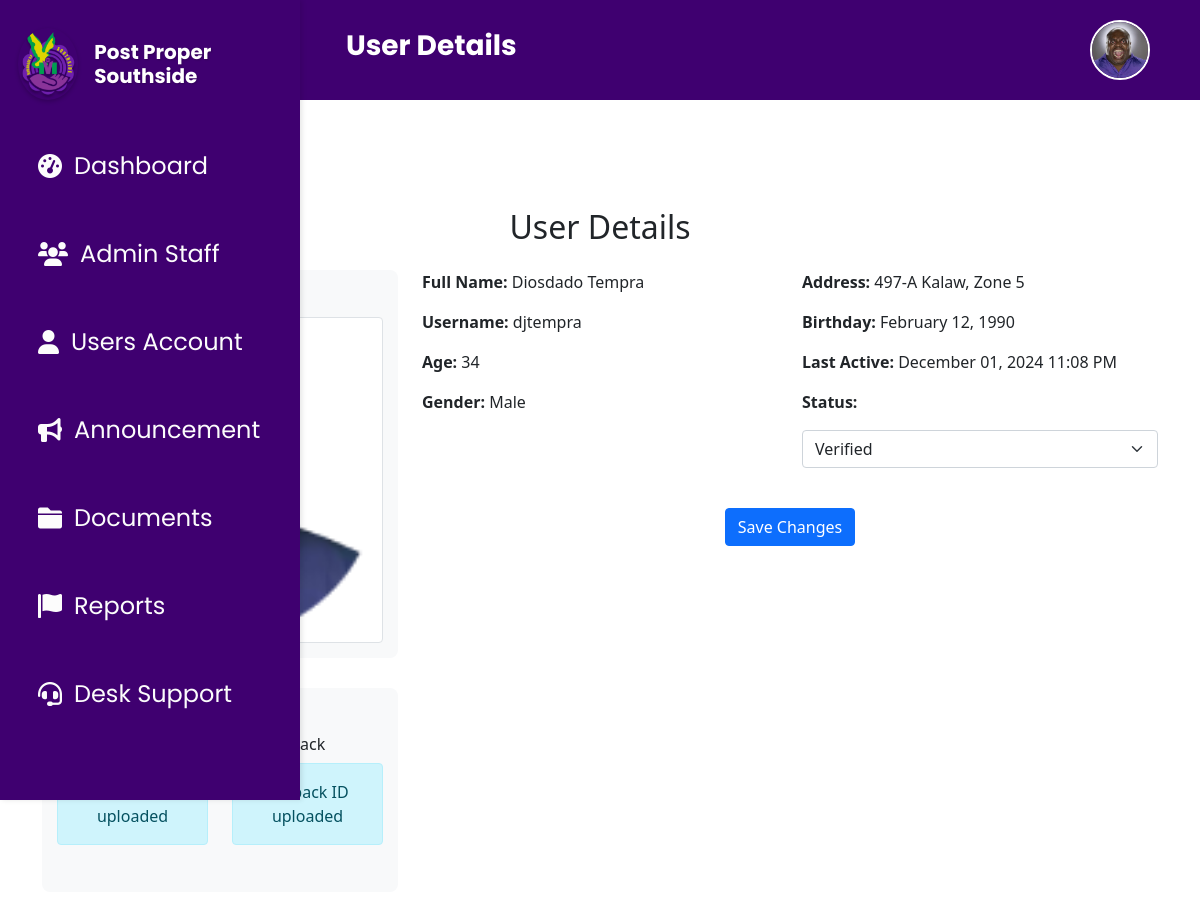
Before: /view_user.php?id=2 (signed in) with the older database file.
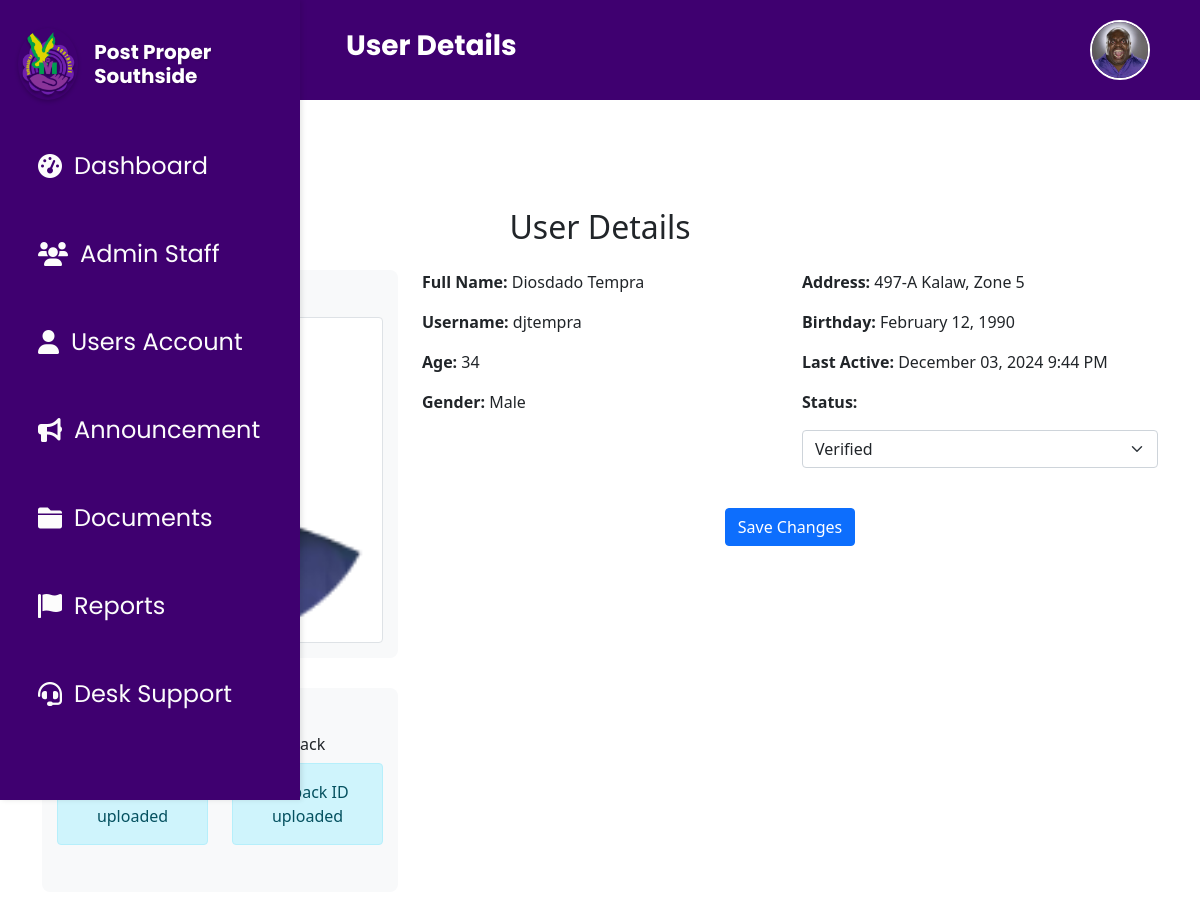
After: the same page with the newer database file.
### tables this page shows
CREATE TABLE `user_accounts` (
  `id` int(11) NOT NULL,
  `firstName` varchar(50) NOT NULL,
  `lastName` varchar(50) NOT NULL,
  `username` varchar(50) NOT NULL,
  `age` int(11) DEFAULT NULL,
  `gender` enum('male','female') NOT NULL,
  `adrHouseNo` varchar(10) DEFAULT NULL,
  `adrZone` varchar(20) DEFAULT NULL,
  `adrStreet` varchar(100) DEFAULT NULL,
  `birthday` varchar(255) DEFAULT NULL,
  `password` varchar(255) NOT NULL,
  `user_profile_picture` longtext NOT NULL,
  `last_active` timestamp NULL DEFAULT NULL,
  `full_name` varchar(255) GENERATED ALWAYS AS (concat(`firstName`,' ',`lastName`)) STORED,
  `status` enum('pending','verified','rejected') NOT NULL DEFAULT 'pending',
  `user_valid_id` longtext DEFAULT NULL,
  `user_valid_id_back` longtext DEFAULT NULL
);

### view_user.php (the view, shortened to what the changed rows need)
<?php
include 'db.php';
$userId = isset($_GET['id']) ? (int)$_GET['id'] : 0;
try {
    $stmt = $conn->prepare("SELECT * FROM user_accounts WHERE id = :id");
    $stmt->bindParam(':id', $userId, PDO::PARAM_INT);
    $stmt->execute();
    $userData = $stmt->fetch(PDO::FETCH_ASSOC);
} catch (PDOException $e) {
    $_SESSION['error_message'] = "Database error: " . $e->getMessage();
    header("Location: users.php");
    exit;
}
?>
<!DOCTYPE html>
<html lang="en">
<head>
    <link rel="stylesheet" href="css/users.css">
    <link rel="stylesheet" href="https://cdn.jsdelivr.net/npm/bootstrap@5.0.2/dist/css/bootstrap.min.css">
</head>
<body>
<?php
    include 'header.php';
    include 'sidebar.php';
?>
<div class="main-container mt-5">
    <div class="container">
        <h2 class="text-center mb-4">User Details</h2>
        <div class="row">
            <div class="col-md-8">
                <div class="row">
                    <div class="col-md-6">
                        <p><strong>Full Name:</strong>
                            <?php echo htmlspecialchars($userData['firstName'] . ' ' . $userData['lastName']); ?>
                        </p>
                        <p><strong>Username:</strong>
                            <?php echo htmlspecialchars($userData['username']); ?>
                        </p>
                        <p><strong>Age:</strong>
                            <?php
                            $birthDate = new DateTime($userData['birthday']);
                            $currentDate = new DateTime();
                            $age = $currentDate->diff($birthDate)->y;
                            echo htmlspecialchars($age);
                            ?>
                        </p>
                        <p><strong>Gender:</strong>
                            <?php echo htmlspecialchars(ucfirst($userData['gender'])); ?>
                        </p>
                    </div>
                    <div class="col-md-6">
                        <p><strong>Address:</strong>
                            <?php
                                $address = $userData['adrHouseNo'] . ' ' . $userData['adrStreet'] . ', Zone ' . $userData['adrZone'];
                                echo htmlspecialchars($address);
                            ?>
                        </p>
                        <p><strong>Birthday:</strong>
                            <?php echo date('F d, Y', strtotime($userData['birthday'])); ?>
                        </p>
                        <p><strong>Last Active:</strong>
                            <?php echo $userData['last_active'] ? date('F d, Y g:i A', strtotime($userData['last_active'])) : 'Never'; ?>
                        </p>
                        <p><strong>Status:</strong>
                            <form method="POST" id="statusForm">
                                <select id="statusSelect" name="status" class="form-select">
                                    <option value="verified" <?php echo ($userData['status'] === 'verified') ? 'selected' : ''; ?>>Verified</option>
                                </select>
                            </form>
                        </p>
                    </div>
                </div>
            </div>
        </div>
    </div>
</div>
</body>
</html>

Changed rows visible on the page:
changed user_accounts "Diosdado Tempra": last_active "December 01, 2024 11:08 PM" → "December 03, 2024 9:44 PM"
